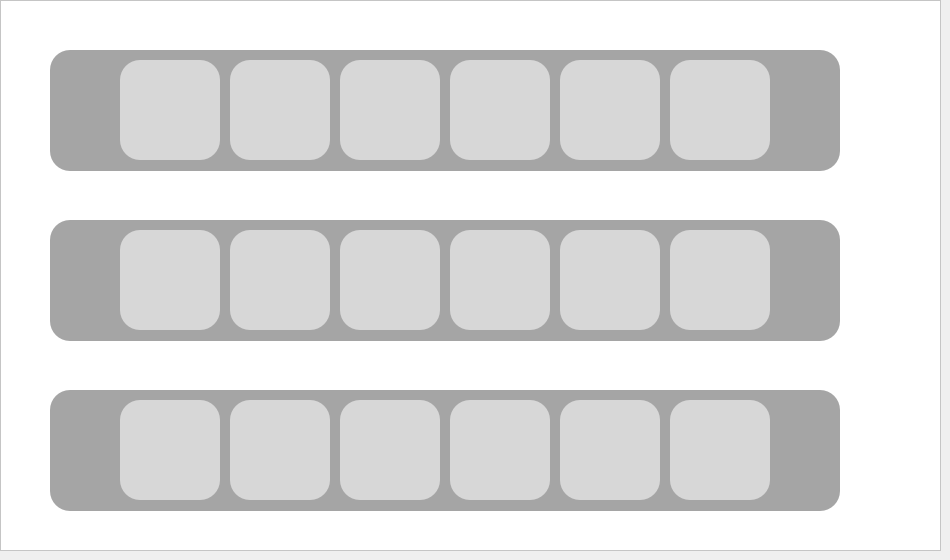
                <widget class="QWidget" name="activityLogPage">
                 <widget class="QFrame" name="actionLogFrame">
                  <property name="geometry">
                   <rect>
                    <x>0</x>
                    <y>0</y>
                    <width>941</width>
                    <height>551</height>
                   </rect>
                  </property>
                  <property name="styleSheet">
                   <string notr="true">background-color: white;</string>
                  </property>
                  <property name="frameShape">
                   <enum>QFrame::StyledPanel</enum>
                  </property>
                  <property name="frameShadow">
                   <enum>QFrame::Raised</enum>
                  </property>
                  <widget class="QFrame" name="visitedSites">
                   <property name="geometry">
                    <rect>
                     <x>50</x>
                     <y>50</y>
                     <width>790</width>
                     <height>121</height>
                    </rect>
                   </property>
                   <property name="styleSheet">
                    <string notr="true">background-color: rgb(165, 165, 165);
border-radius: 20px; </string>
                   </property>
                   <property name="frameShape">
                    <enum>QFrame::StyledPanel</enum>
                   </property>
                   <property name="frameShadow">
                    <enum>QFrame::Raised</enum>
                   </property>
                   <property name="html" stdset="0">
                    <string>&lt;!DOCTYPE HTML PUBLIC &quot;-//W3C//DTD HTML 4.0//EN&quot; &quot;http://www.w3.org/TR/REC-html40/strict.dtd&quot;&gt;
&lt;html&gt;&lt;head&gt;&lt;meta name=&quot;qrichtext&quot; content=&quot;1&quot; /&gt;&lt;style type=&quot;text/css&quot;&gt;
p, li { white-space: pre-wrap; }
&lt;/style&gt;&lt;/head&gt;&lt;body style=&quot; font-family:'Ubuntu'; font-size:11pt; font-weight:400; font-style:normal;&quot;&gt;
&lt;p style=&quot; margin-top:0px; margin-bottom:0px; margin-left:0px; margin-right:0px; -qt-block-indent:0; text-indent:0px;&quot;&gt;&lt;span style=&quot; font-family:'Segoe UI'; font-size:9pt;&quot;&gt;favourites&lt;/span&gt;&lt;/p&gt;&lt;/body&gt;&lt;/html&gt;</string>
                   </property>
                   <widget class="QPushButton" name="visited_1">
                    <property name="geometry">
                     <rect>
                      <x>70</x>
                      <y>10</y>
                      <width>100</width>
                      <height>100</height>
                     </rect>
                    </property>
                    <property name="styleSheet">
                     <string notr="true">QPushButton {
    border: solid;
    border-radius: 20px; 
    background-color: rgb(215, 215, 215);
}

QPushButton::icon {
    padding: 10px; 
}

QPushButton:hover {
    background-color: rgb(154, 153, 150);
}</string>
                    </property>
                    <property name="text">
                     <string/>
                    </property>
                   </widget>
                   <widget class="QPushButton" name="visited_2">
                    <property name="geometry">
                     <rect>
                      <x>180</x>
                      <y>10</y>
                      <width>100</width>
                      <height>100</height>
                     </rect>
                    </property>
                    <property name="styleSheet">
                     <string notr="true">QPushButton {
    border: solid;
    border-radius: 20px; 
    background-color: rgb(215, 215, 215);
}

QPushButton::icon {
    padding: 10px; 
}

QPushButton:hover {
    background-color: rgb(154, 153, 150);
}</string>
                    </property>
                    <property name="text">
                     <string/>
                    </property>
                   </widget>
                   <widget class="QPushButton" name="visited_3">
                    <property name="geometry">
                     <rect>
                      <x>290</x>
                      <y>10</y>
                      <width>100</width>
                      <height>100</height>
                     </rect>
                    </property>
                    <property name="styleSheet">
                     <string notr="true">QPushButton {
    border: solid;
    border-radius: 20px; 
    background-color: rgb(215, 215, 215);
}

QPushButton::icon {
    padding: 10px; 
}

QPushButton:hover {
    background-color: rgb(154, 153, 150);
}</string>
                    </property>
                    <property name="text">
                     <string/>
                    </property>
                   </widget>
                   <widget class="QPushButton" name="visited_4">
                    <property name="geometry">
                     <rect>
                      <x>400</x>
                      <y>10</y>
                      <width>100</width>
                      <height>100</height>
                     </rect>
                    </property>
                    <property name="styleSheet">
                     <string notr="true">QPushButton {
    border: solid;
    border-radius: 20px; 
    background-color: rgb(215, 215, 215);
}

QPushButton::icon {
    padding: 10px; 
}

QPushButton:hover {
    background-color: rgb(154, 153, 150);
}</string>
                    </property>
                    <property name="text">
                     <string/>
                    </property>
                   </widget>
                   <widget class="QPushButton" name="visited_5">
                    <property name="geometry">
                     <rect>
                      <x>510</x>
                      <y>10</y>
                      <width>100</width>
                      <height>100</height>
                     </rect>
                    </property>
                    <property name="styleSheet">
                     <string notr="true">QPushButton {
    border: solid;
    border-radius: 20px; 
    background-color: rgb(215, 215, 215);
}

QPushButton::icon {
    padding: 10px; 
}

QPushButton:hover {
    background-color: rgb(154, 153, 150);
}</string>
                    </property>
                    <property name="text">
                     <string/>
                    </property>
                   </widget>
                   <widget class="QPushButton" name="visited_6">
                    <property name="geometry">
                     <rect>
                      <x>620</x>
                      <y>10</y>
                      <width>100</width>
                      <height>100</height>
                     </rect>
                    </property>
                    <property name="styleSheet">
                     <string notr="true">QPushButton {
    border: solid;
    border-radius: 20px; 
    background-color: rgb(215, 215, 215);
}

QPushButton::icon {
    padding: 10px; 
}

QPushButton:hover {
    background-color: rgb(154, 153, 150);
}</string>
                    </property>
                    <property name="text">
                     <string/>
                    </property>
                   </widget>
                   <widget class="QPushButton" name="visitedLeftArrow">
                    <property name="geometry">
                     <rect>
                      <x>10</x>
                      <y>30</y>
                      <width>50</width>
                      <height>50</height>
                     </rect>
                    </property>
                    <property name="styleSheet">
                     <string notr="true">QPushButton {
    border: none;
    border-radius: 10px; 
    background-color: transparent;
}

QPushButton::icon {
    padding: 10px; 
}

QPushButton:hover {
    background-color: rgb(220, 190, 190);
}</string>
                    </property>
                    <property name="text">
                     <string/>
                    </property>
                   </widget>
                   <widget class="QPushButton" name="visitedRightArrow">
                    <property name="geometry">
                     <rect>
                      <x>730</x>
                      <y>30</y>
                      <width>50</width>
                      <height>50</height>
                     </rect>
                    </property>
                    <property name="styleSheet">
                     <string notr="true">QPushButton {
    border: none;
    border-radius: 10px; 
    background-color: transparent;
}

QPushButton::icon {
    padding: 10px; 
}

QPushButton:hover {
    background-color: rgb(220, 190, 190);
}</string>
                    </property>
                    <property name="text">
                     <string/>
                    </property>
                   </widget>
                  </widget>
                  <widget class="QFrame" name="visitedSites_3">
                   <property name="geometry">
                    <rect>
                     <x>50</x>
                     <y>390</y>
                     <width>790</width>
                     <height>121</height>
                    </rect>
                   </property>
                   <property name="styleSheet">
                    <string notr="true">background-color: rgb(165, 165, 165);
border-radius: 20px; </string>
                   </property>
                   <property name="frameShape">
                    <enum>QFrame::StyledPanel</enum>
                   </property>
                   <property name="frameShadow">
                    <enum>QFrame::Raised</enum>
                   </property>
                   <property name="html" stdset="0">
                    <string>&lt;!DOCTYPE HTML PUBLIC &quot;-//W3C//DTD HTML 4.0//EN&quot; &quot;http://www.w3.org/TR/REC-html40/strict.dtd&quot;&gt;
&lt;html&gt;&lt;head&gt;&lt;meta name=&quot;qrichtext&quot; content=&quot;1&quot; /&gt;&lt;style type=&quot;text/css&quot;&gt;
p, li { white-space: pre-wrap; }
&lt;/style&gt;&lt;/head&gt;&lt;body style=&quot; font-family:'Ubuntu'; font-size:11pt; font-weight:400; font-style:normal;&quot;&gt;
&lt;p style=&quot; margin-top:0px; margin-bottom:0px; margin-left:0px; margin-right:0px; -qt-block-indent:0; text-indent:0px;&quot;&gt;&lt;span style=&quot; font-family:'Segoe UI'; font-size:9pt;&quot;&gt;favourites&lt;/span&gt;&lt;/p&gt;&lt;/body&gt;&lt;/html&gt;</string>
                   </property>
                   <widget class="QPushButton" name="visited_13">
                    <property name="geometry">
                     <rect>
                      <x>70</x>
                      <y>10</y>
                      <width>100</width>
                      <height>100</height>
                     </rect>
                    </property>
                    <property name="styleSheet">
                     <string notr="true">QPushButton {
    border: solid;
    border-radius: 20px; 
    background-color: rgb(215, 215, 215);
}

QPushButton::icon {
    padding: 10px; 
}

QPushButton:hover {
    background-color: rgb(154, 153, 150);
}</string>
                    </property>
                    <property name="text">
                     <string/>
                    </property>
                   </widget>
                   <widget class="QPushButton" name="visited_14">
                    <property name="geometry">
                     <rect>
                      <x>180</x>
                      <y>10</y>
                      <width>100</width>
                      <height>100</height>
                     </rect>
                    </property>
                    <property name="styleSheet">
                     <string notr="true">QPushButton {
    border: solid;
    border-radius: 20px; 
    background-color: rgb(215, 215, 215);
}

QPushButton::icon {
    padding: 10px; 
}

QPushButton:hover {
    background-color: rgb(154, 153, 150);
}</string>
                    </property>
                    <property name="text">
                     <string/>
                    </property>
                   </widget>
                   <widget class="QPushButton" name="visited_15">
                    <property name="geometry">
                     <rect>
                      <x>290</x>
                      <y>10</y>
                      <width>100</width>
                      <height>100</height>
                     </rect>
                    </property>
                    <property name="styleSheet">
                     <string notr="true">QPushButton {
    border: solid;
    border-radius: 20px; 
    background-color: rgb(215, 215, 215);
}

QPushButton::icon {
    padding: 10px; 
}

QPushButton:hover {
    background-color: rgb(154, 153, 150);
}</string>
                    </property>
                    <property name="text">
                     <string/>
                    </property>
                   </widget>
                   <widget class="QPushButton" name="visited_16">
                    <property name="geometry">
                     <rect>
                      <x>400</x>
                      <y>10</y>
                      <width>100</width>
                      <height>100</height>
                     </rect>
                    </property>
                    <property name="styleSheet">
                     <string notr="true">QPushButton {
    border: solid;
    border-radius: 20px; 
    background-color: rgb(215, 215, 215);
}

QPushButton::icon {
    padding: 10px; 
}

QPushButton:hover {
    background-color: rgb(154, 153, 150);
}</string>
                    </property>
                    <property name="text">
                     <string/>
                    </property>
                   </widget>
                   <widget class="QPushButton" name="visited_17">
                    <property name="geometry">
                     <rect>
                      <x>510</x>
                      <y>10</y>
                      <width>100</width>
                      <height>100</height>
                     </rect>
                    </property>
                    <property name="styleSheet">
                     <string notr="true">QPushButton {
    border: solid;
    border-radius: 20px; 
    background-color: rgb(215, 215, 215);
}

QPushButton::icon {
    padding: 10px; 
}

QPushButton:hover {
    background-color: rgb(154, 153, 150);
}</string>
                    </property>
                    <property name="text">
                     <string/>
                    </property>
                   </widget>
                   <widget class="QPushButton" name="visited_18">
                    <property name="geometry">
                     <rect>
                      <x>620</x>
                      <y>10</y>
                      <width>100</width>
                      <height>100</height>
                     </rect>
                    </property>
                    <property name="styleSheet">
                     <string notr="true">QPushButton {
    border: solid;
    border-radius: 20px; 
    background-color: rgb(215, 215, 215);
}

QPushButton::icon {
    padding: 10px; 
}

QPushButton:hover {
    background-color: rgb(154, 153, 150);
}</string>
                    </property>
                    <property name="text">
                     <string/>
                    </property>
                   </widget>
                   <widget class="QPushButton" name="visitedLeftArrow_3">
                    <property name="geometry">
                     <rect>
                      <x>10</x>
                      <y>30</y>
                      <width>50</width>
                      <height>50</height>
                     </rect>
                    </property>
                    <property name="styleSheet">
                     <string notr="true">QPushButton {
    border: none;
    border-radius: 10px; 
    background-color: transparent;
}

QPushButton::icon {
    padding: 10px; 
}

QPushButton:hover {
    background-color: rgb(220, 190, 190);
}</string>
                    </property>
                    <property name="text">
                     <string/>
                    </property>
                   </widget>
                   <widget class="QPushButton" name="visitedRightArrow_3">
                    <property name="geometry">
                     <rect>
                      <x>730</x>
                      <y>30</y>
                      <width>50</width>
                      <height>50</height>
                     </rect>
                    </property>
                    <property name="styleSheet">
                     <string notr="true">QPushButton {
    border: none;
    border-radius: 10px; 
    background-color: transparent;
}

QPushButton::icon {
    padding: 10px; 
}

QPushButton:hover {
    background-color: rgb(220, 190, 190);
}</string>
                    </property>
                    <property name="text">
                     <string/>
                    </property>
                   </widget>
                  </widget>
                  <widget class="QFrame" name="visitedSites_2">
                   <property name="geometry">
                    <rect>
                     <x>50</x>
                     <y>220</y>
                     <width>790</width>
                     <height>121</height>
                    </rect>
                   </property>
                   <property name="styleSheet">
                    <string notr="true">background-color: rgb(165, 165, 165);
border-radius: 20px; </string>
                   </property>
                   <property name="frameShape">
                    <enum>QFrame::StyledPanel</enum>
                   </property>
                   <property name="frameShadow">
                    <enum>QFrame::Raised</enum>
                   </property>
                   <property name="html" stdset="0">
                    <string>&lt;!DOCTYPE HTML PUBLIC &quot;-//W3C//DTD HTML 4.0//EN&quot; &quot;http://www.w3.org/TR/REC-html40/strict.dtd&quot;&gt;
&lt;html&gt;&lt;head&gt;&lt;meta name=&quot;qrichtext&quot; content=&quot;1&quot; /&gt;&lt;style type=&quot;text/css&quot;&gt;
p, li { white-space: pre-wrap; }
&lt;/style&gt;&lt;/head&gt;&lt;body style=&quot; font-family:'Ubuntu'; font-size:11pt; font-weight:400; font-style:normal;&quot;&gt;
&lt;p style=&quot; margin-top:0px; margin-bottom:0px; margin-left:0px; margin-right:0px; -qt-block-indent:0; text-indent:0px;&quot;&gt;&lt;span style=&quot; font-family:'Segoe UI'; font-size:9pt;&quot;&gt;favourites&lt;/span&gt;&lt;/p&gt;&lt;/body&gt;&lt;/html&gt;</string>
                   </property>
                   <widget class="QPushButton" name="visited_7">
                    <property name="geometry">
                     <rect>
                      <x>70</x>
                      <y>10</y>
                      <width>100</width>
                      <height>100</height>
                     </rect>
                    </property>
                    <property name="styleSheet">
                     <string notr="true">QPushButton {
    border: solid;
    border-radius: 20px; 
    background-color: rgb(215, 215, 215);
}

QPushButton::icon {
    padding: 10px; 
}

QPushButton:hover {
    background-color: rgb(154, 153, 150);
}</string>
                    </property>
                    <property name="text">
                     <string/>
                    </property>
                   </widget>
                   <widget class="QPushButton" name="visited_8">
                    <property name="geometry">
                     <rect>
                      <x>180</x>
                      <y>10</y>
                      <width>100</width>
                      <height>100</height>
                     </rect>
                    </property>
                    <property name="styleSheet">
                     <string notr="true">QPushButton {
    border: solid;
    border-radius: 20px; 
    background-color: rgb(215, 215, 215);
}

QPushButton::icon {
    padding: 10px; 
}

QPushButton:hover {
    background-color: rgb(154, 153, 150);
}</string>
                    </property>
                    <property name="text">
                     <string/>
                    </property>
                   </widget>
                   <widget class="QPushButton" name="visited_9">
                    <property name="geometry">
                     <rect>
                      <x>290</x>
                      <y>10</y>
                      <width>100</width>
                      <height>100</height>
                     </rect>
                    </property>
                    <property name="styleSheet">
                     <string notr="true">QPushButton {
    border: solid;
    border-radius: 20px; 
    background-color: rgb(215, 215, 215);
}

QPushButton::icon {
    padding: 10px; 
}

QPushButton:hover {
    background-color: rgb(154, 153, 150);
}</string>
                    </property>
                    <property name="text">
                     <string/>
                    </property>
                   </widget>
                   <widget class="QPushButton" name="visited_10">
                    <property name="geometry">
                     <rect>
                      <x>400</x>
                      <y>10</y>
                      <width>100</width>
                      <height>100</height>
                     </rect>
                    </property>
                    <property name="styleSheet">
                     <string notr="true">QPushButton {
    border: solid;
    border-radius: 20px; 
    background-color: rgb(215, 215, 215);
}

QPushButton::icon {
    padding: 10px; 
}

QPushButton:hover {
    background-color: rgb(154, 153, 150);
}</string>
                    </property>
                    <property name="text">
                     <string/>
                    </property>
                   </widget>
                   <widget class="QPushButton" name="visited_11">
                    <property name="geometry">
                     <rect>
                      <x>510</x>
                      <y>10</y>
                      <width>100</width>
                      <height>100</height>
                     </rect>
                    </property>
                    <property name="styleSheet">
                     <string notr="true">QPushButton {
    border: solid;
    border-radius: 20px; 
    background-color: rgb(215, 215, 215);
}

QPushButton::icon {
    padding: 10px; 
}

QPushButton:hover {
    background-color: rgb(154, 153, 150);
}</string>
                    </property>
                    <property name="text">
                     <string/>
                    </property>
                   </widget>
                   <widget class="QPushButton" name="visited_12">
                    <property name="geometry">
                     <rect>
                      <x>620</x>
                      <y>10</y>
                      <width>100</width>
                      <height>100</height>
                     </rect>
                    </property>
                    <property name="styleSheet">
                     <string notr="true">QPushButton {
    border: solid;
    border-radius: 20px; 
    background-color: rgb(215, 215, 215);
}

QPushButton::icon {
    padding: 10px; 
}

QPushButton:hover {
    background-color: rgb(154, 153, 150);
}</string>
                    </property>
                    <property name="text">
                     <string/>
                    </property>
                   </widget>
                   <widget class="QPushButton" name="visitedLeftArrow_2">
                    <property name="geometry">
                     <rect>
                      <x>10</x>
                      <y>30</y>
                      <width>50</width>
                      <height>50</height>
                     </rect>
                    </property>
                    <property name="styleSheet">
                     <string notr="true">QPushButton {
    border: none;
    border-radius: 10px; 
    background-color: transparent;
}

QPushButton::icon {
    padding: 10px; 
}

QPushButton:hover {
    background-color: rgb(220, 190, 190);
}</string>
                    </property>
                    <property name="text">
                     <string/>
                    </property>
                   </widget>
                   <widget class="QPushButton" name="visitedRightArrow_2">
                    <property name="geometry">
                     <rect>
                      <x>730</x>
                      <y>30</y>
                      <width>50</width>
                      <height>50</height>
                     </rect>
                    </property>
                    <property name="styleSheet">
                     <string notr="true">QPushButton {
    border: none;
    border-radius: 10px; 
    background-color: transparent;
}

QPushButton::icon {
    padding: 10px; 
}

QPushButton:hover {
    background-color: rgb(220, 190, 190);
}</string>
                    </property>
                    <property name="text">
                     <string/>
                    </property>
                   </widget>
                  </widget>
                  <widget class="QLineEdit" name="historydate_1">
                   <property name="geometry">
                    <rect>
                     <x>30</x>
                     <y>10</y>
                     <width>221</width>
                     <height>25</height>
                    </rect>
                   </property>
                   <property name="styleSheet">
                    <string notr="true">border: none;</string>
                   </property>
                  </widget>
                  <widget class="QLineEdit" name="historydate_2">
                   <property name="geometry">
                    <rect>
                     <x>30</x>
                     <y>180</y>
                     <width>211</width>
                     <height>25</height>
                    </rect>
                   </property>
                   <property name="styleSheet">
                    <string notr="true">border: none;</string>
                   </property>
                  </widget>
                  <widget class="QLineEdit" name="historydate_3">
                   <property name="geometry">
                    <rect>
                     <x>30</x>
                     <y>350</y>
                     <width>241</width>
                     <height>25</height>
                    </rect>
                   </property>
                   <property name="styleSheet">
                    <string notr="true">border: none;</string>
                   </property>
                  </widget>
                 </widget>
                </widget>
